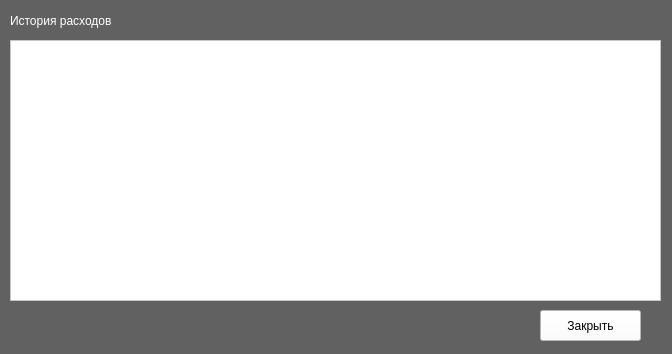
<?xml version="1.0" encoding="UTF-8"?>
<ui version="4.0">
 <class>Form</class>
 <widget class="QWidget" name="Form">
  <property name="geometry">
   <rect>
    <x>0</x>
    <y>0</y>
    <width>672</width>
    <height>354</height>
   </rect>
  </property>
  <property name="windowTitle">
   <string>Form</string>
  </property>
  <property name="styleSheet">
   <string notr="true">background-color: rgb(97, 97, 97);</string>
  </property>
  <widget class="QPushButton" name="pushButton">
   <property name="geometry">
    <rect>
     <x>540</x>
     <y>310</y>
     <width>101</width>
     <height>31</height>
    </rect>
   </property>
   <property name="styleSheet">
    <string notr="true">background-color: rgb(255, 255, 255);</string>
   </property>
   <property name="text">
    <string>Закрыть</string>
   </property>
  </widget>
  <widget class="QLabel" name="label">
   <property name="geometry">
    <rect>
     <x>10</x>
     <y>10</y>
     <width>201</width>
     <height>21</height>
    </rect>
   </property>
   <property name="styleSheet">
    <string notr="true">color: rgb(255, 255, 255);
font: 14pt &quot;Times New Roman&quot;;</string>
   </property>
   <property name="text">
    <string>История расходов</string>
   </property>
  </widget>
  <widget class="QTableView" name="tableView">
   <property name="geometry">
    <rect>
     <x>10</x>
     <y>40</y>
     <width>651</width>
     <height>261</height>
    </rect>
   </property>
   <property name="styleSheet">
    <string notr="true">background-color: rgb(255, 255, 255);</string>
   </property>
  </widget>
 </widget>
 <resources/>
 <connections/>
</ui>
